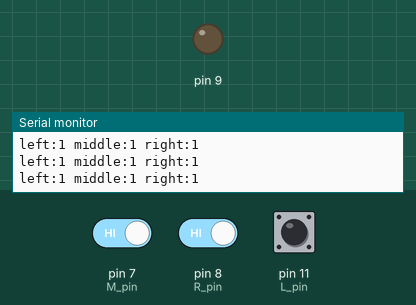
Recording of a sketch running on a simulated Arduino Uno, built with avr-gcc and run on an emulated ATmega328P. Shown: output pins drawn as LEDs (lit = HIGH), the last lines printed to the serial monitor. The test bench sets the inputs (shaded band); at power-on: pin 7 (M_pin) HIGH, pin 8 (R_pin) HIGH, pin 11 (L_pin) HIGH.

Above: at 1.2 s.
1.3 s: pin 7 (M_pin) driven LOW
At 2.5 s:
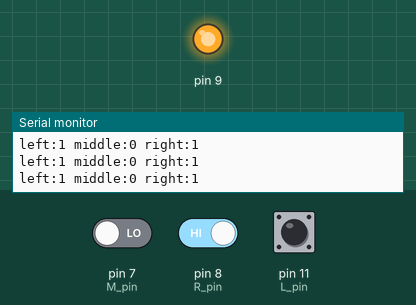
2.8 s: pin 7 (M_pin) driven HIGH
At 4.0 s:
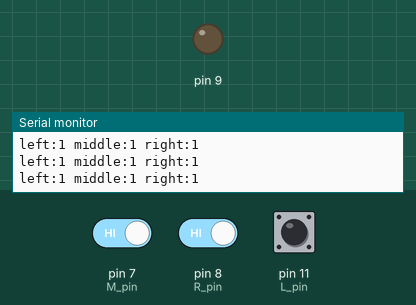
5.8 s: pin 8 (R_pin) driven LOW
At 7.1 s:
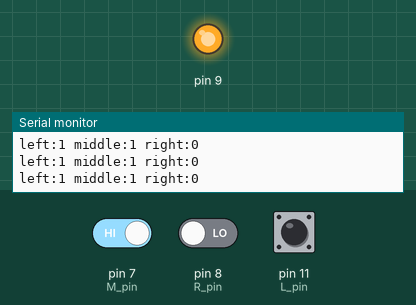
Timing chart, 0 to 8.8 s (numbered marks = the images above; inputs shaded):
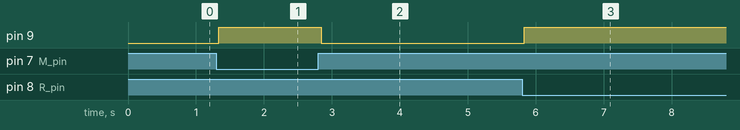

The sketch:

KE0166_3.2.ino
```cpp
/*
  keyes smart turtle robot
  lesson 3.2
  Line Track sensor
  http://www.keyes-robot.com
*/
int L_pin = 11;  //pins of  left line tracking sensor
int M_pin = 7;  //pins of  middle line tracking sensor
int R_pin = 8;  //pins of  right  line tracking sensor
int val_L, val_R, val_M; // 定义三个传感器的变量值
void setup()
{
  Serial.begin(9600); // initialize serial communication at 9600 bits per second
  pinMode(L_pin, INPUT); // make the L_pin as an input
  pinMode(M_pin, INPUT); // make the M_pin as an input
  pinMode(R_pin, INPUT); // make the R_pin as an input
  pinMode(9, OUTPUT);
}
void loop() {
  val_L = digitalRead(L_pin);//read the L_pin:
  val_R = digitalRead(R_pin);//read the R_pin:
  val_M = digitalRead(M_pin);//read the M_pin:
  Serial.print("left:");
  Serial.print(val_L);
  Serial.print(" middle:");
  Serial.print(val_M);
  Serial.print(" right:");
  Serial.println(val_R);

  if (val_L == LOW || val_M == LOW || val_R == LOW) //if line tracking sensor 检测到信号
  {
    digitalWrite(9, HIGH);//LED 灯灭
  }
  else//如果left line tracking sensor 没有检测到信号
  {
    digitalWrite(9, LOW);//LED 灯亮
  }
}
```

Measured:
- after the input at 1.3 s, pin 9: LOW → HIGH at once
- after the input at 2.8 s, pin 9: HIGH → LOW at once
- after the input at 5.8 s, pin 9: LOW → HIGH at once
